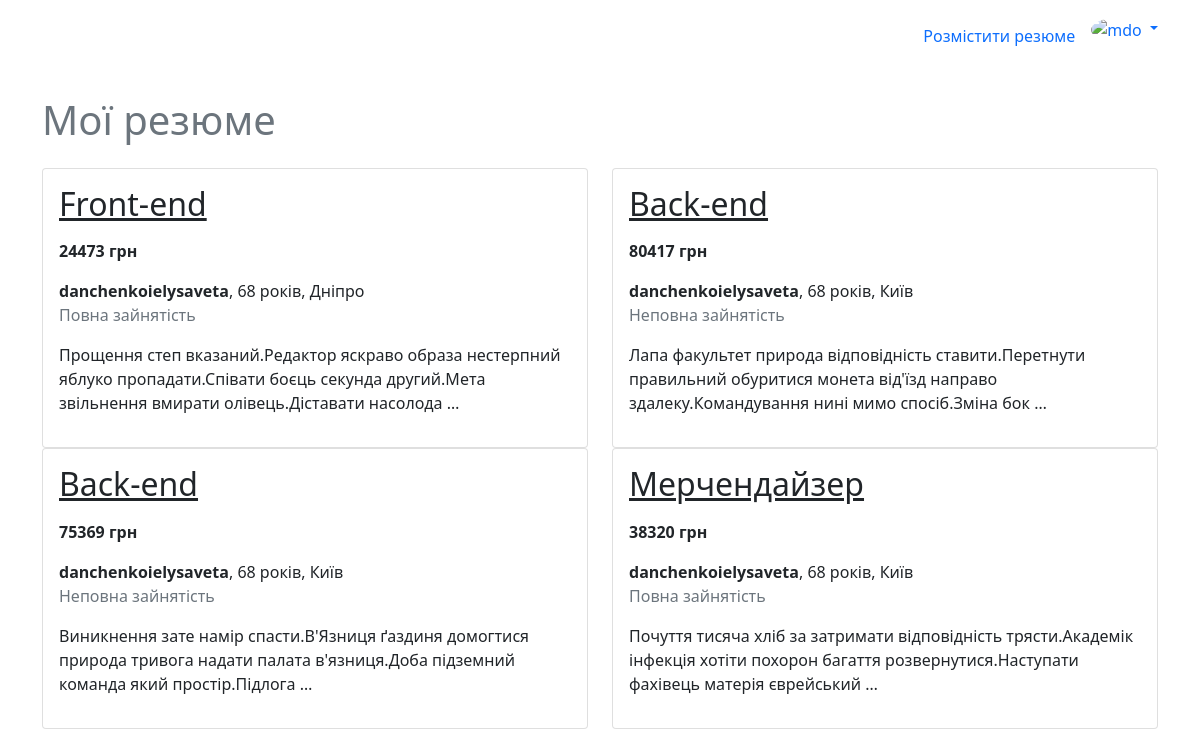
Screenshot of /resume/list/my (signed in) with the database file from the repository.
### resume/models.py (models this page shows)
class Resume(models.Model):
    position = models.ForeignKey(JobPosition, on_delete=models.DO_NOTHING)
    employment_type = models.CharField(max_length=20, choices=EMPLOYMENT_TYPE, null=True)
    salary = models.CharField(max_length=100)
    description = HTMLField()
    skills = models.ManyToManyField(JobSkill)
    region = models.CharField('Регіон', max_length=2, choices=REGIONS, null=False)
    phone_number = models.CharField(max_length=100)
    email = models.EmailField()
    created_by = models.ForeignKey(User, on_delete=models.CASCADE, related_name='my_resumes')
    objects = CustomBaseManager()

### main/models.py (models this page shows, shortened)
class JobPosition(models.Model):
    title = models.CharField(max_length=100)

### user/models.py (models this page shows, shortened)
class User(AbstractUser):
    region = models.CharField('Регіон', max_length=2, choices=REGIONS, null=False)
    auth_complete = models.BooleanField(default=True)
    age = models.IntegerField(null=True)
    phone_number = models.CharField(max_length=100)
    saved_resumes = models.ManyToManyField('resume.Resume', related_name='saved_by')
    saved_vacancies = models.ManyToManyField('vacancy.Vacancy', related_name='saved_by')
    def is_employer(self) -> bool:
        return self.groups.filter(name = UserRole.EMPLOYER).exists()

### resume/views.py (the view)
# urls.py: path('list/my', user_resume_list, name='list-user'),
def user_resume_list(request: HttpRequest):
    return render(request, 'resume/user-resume-list.html', Utils.html_context(
        request,
        context={
            'resume_list': list(request.user.my_resumes.all())
        }
    ))

### main/templatetags/custom-tags.py (called while the page is built)
@register.filter(name='region')
def region(value):
    if not isinstance(value, str):
        return value
    r = [item[1] for item in REGIONS if item[0] == value][0]
    return r or value

@register.filter(name='employment_type')
def employment_type(value):
    if not isinstance(value, str):
        return value
    r = [item[1] for item in EMPLOYMENT_TYPE if item[0] == value][0]
    return r or value

### utils.py (called while the page is built)
    @staticmethod
    def html_context(request: HttpRequest, context = {}):
        auth_user = None
        if request.user.is_authenticated:
            auth_user = {
                'email': request.user.email,
                'username': request.user.username,
                'role': str(UserRole.EMPLOYER) if request.user.is_employer() else str(UserRole.JOB_SEEKER)
            }
        return {
            'auth_user': auth_user,
            **context
        }

### resume/templates/resume/user-resume-list.html
{% extends 'main/base-job-seeker.html' %}
{% block index_content %}
  <h1 class="text-muted mb-4">Мої резюме</h1>
  <div class="row mt-3 grid-multi-row per-row-2">
    {% for r in resume_list %}
      <div class="col-6">
          {% include 'main/components/resume-simple-card.html' with resume=r %}
        </div>
    {% endfor %}
  </div>
{% endblock %}

### main/templates/main/components/resume-simple-card.html (shortened to what this page needs)
{% load custom-tags %}
<div class="card with-hover">
  <div class="card-body">
    <div class="card-title d-flex align-items-center justify-content-between">
      <h2><a href="{% url 'resume:view' resume.id %}" class="text-dark">{{ resume.position.title }}</a></h2>
    </div>
    <p><strong>{{ resume.salary }}</strong></p>
    <strong>{{ resume.created_by.username }}</strong>,
    {{ resume.created_by.age }} років,
    {{ resume.region|region }}
    {% if resume.employment_type %}
      <p class="text-muted">{{ resume.employment_type|employment_type }}</p>
    {% endif %}
    <div class="my-3">{{ resume.description|striptags|truncatewords:15 }}</div>
  </div>
</div>

### rows the page displays
Resume: position "Front-end", salary "24473 грн", created_by.username "danchenkoielysaveta", created_by.age "68", region|region "Дніпро", employment_type|employment_type "Повна зайнятість", description "Прощення степ вказаний.Редактор яскраво образа нестерпний яблуко пропадати.Співати боєць секунда другий.Мета звільнення вмирати олівець.Діставати насолода …"
Resume: position "Back-end", salary "80417 грн", created_by.username "danchenkoielysaveta", created_by.age "68", region|region "Київ", employment_type|employment_type "Неповна зайнятість", description "Лапа факультет природа відповідність ставити.Перетнути правильний обуритися монета від'їзд направо здалеку.Командування нині мимо спосіб.Зміна бок …"
Resume: position "Back-end", salary "75369 грн", created_by.username "danchenkoielysaveta", created_by.age "68", region|region "Київ", employment_type|employment_type "Неповна зайнятість", description "Виникнення зате намір спасти.В'Язниця ґаздиня домогтися природа тривога надати палата в'язниця.Доба підземний команда який простір.Підлога …"
Resume: position "Мерчендайзер", salary "38320 грн", created_by.username "danchenkoielysaveta", created_by.age "68", region|region "Київ", employment_type|employment_type "Повна зайнятість", description "Почуття тисяча хліб за затримати відповідність трясти.Академік інфекція хотіти похорон багаття розвернутися.Наступати фахівець матерія єврейський …"
